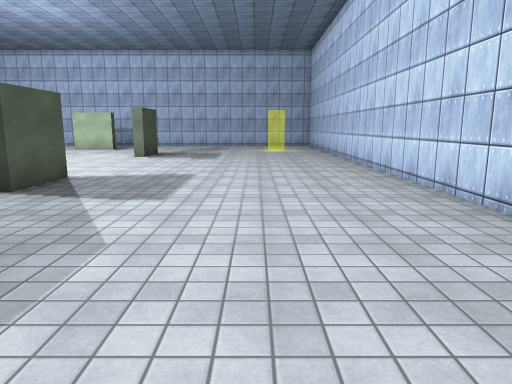
[1] (above)

17 first-person views from a walk through a 3-D level made in the Unity game engine. The camera is 1.5 m above the floor, tilts 10° down and sees 70° across. The floor is counted in squares, 1.3 m on a side. Each view is taken from the middle of a square. On the plan, view 1 faces up. The plan holds only what a view shows up to about 14 squares ahead; the rest is blank. The player is left out. Some animated figures are left out. Surface patterns are stand-ins for the level's own textures.

[2]
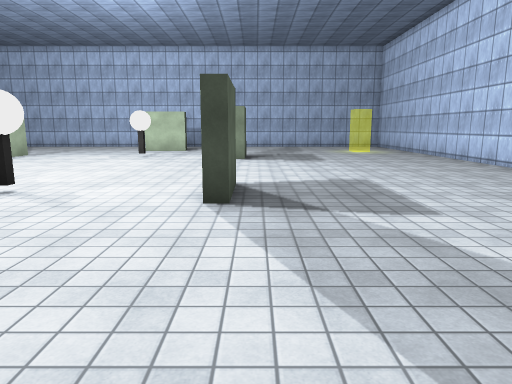

[3]
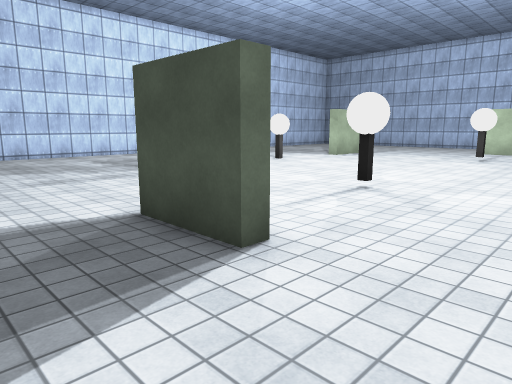

[4]
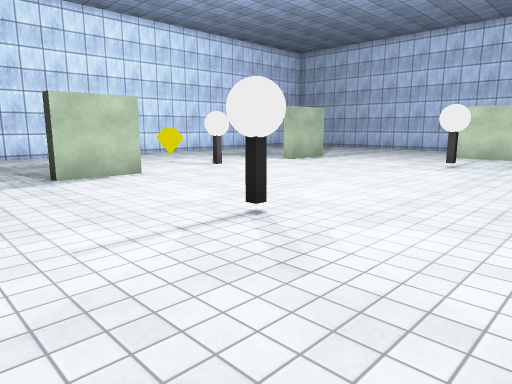

[5]
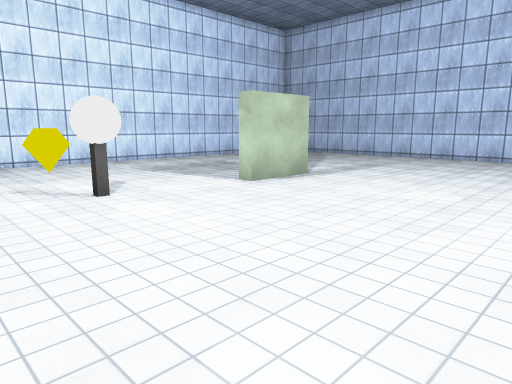

[6]
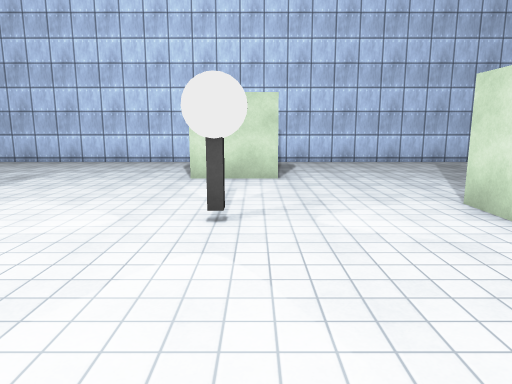

[7]
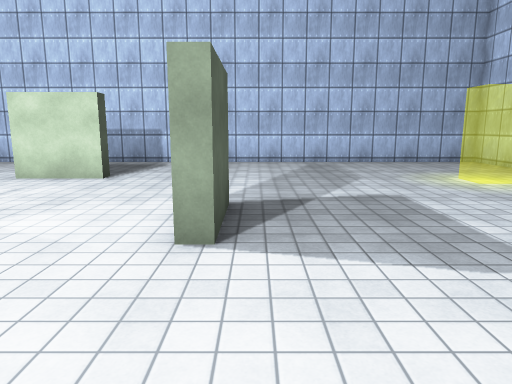

[8]
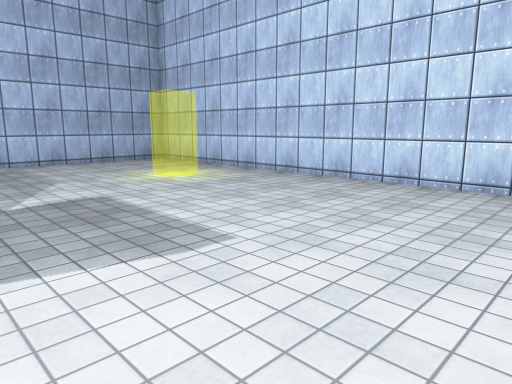

[9]
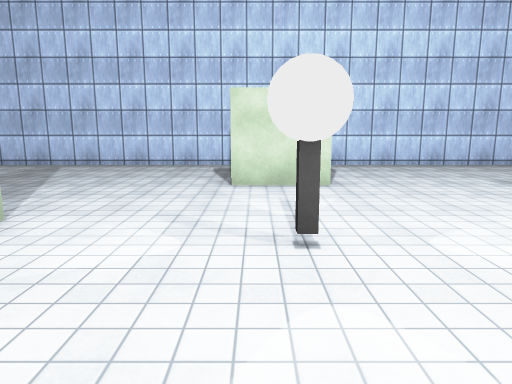

[10]
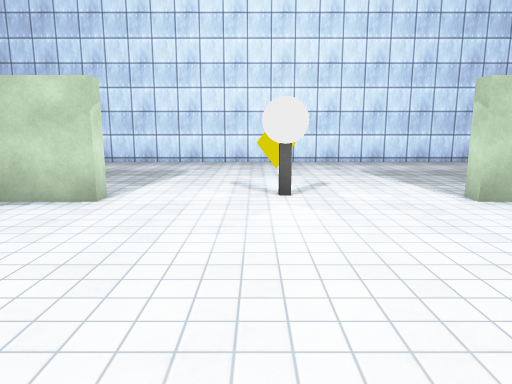

[11]
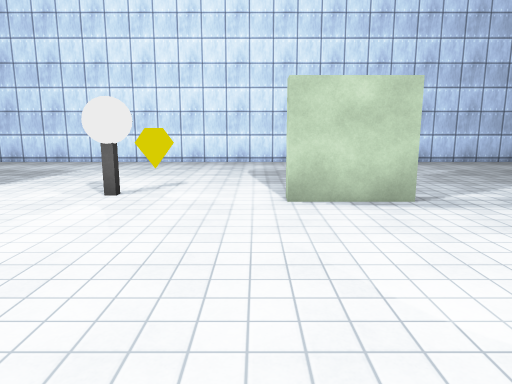

[12]
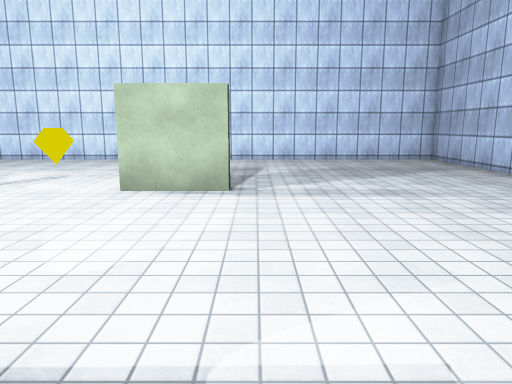

[13]
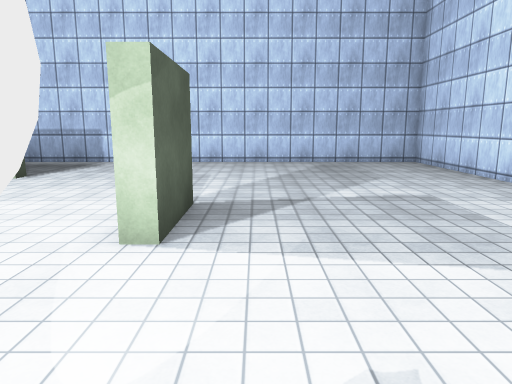

[14]
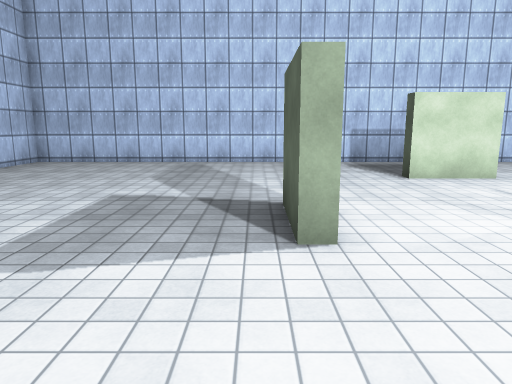

[15]
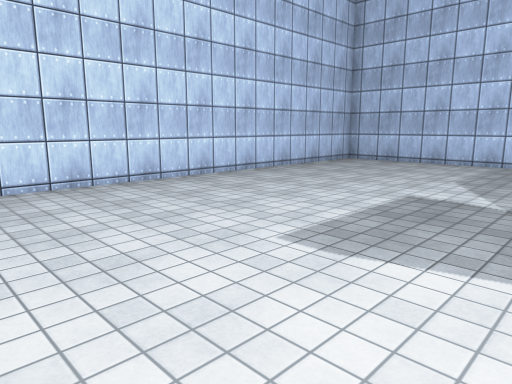

[16]
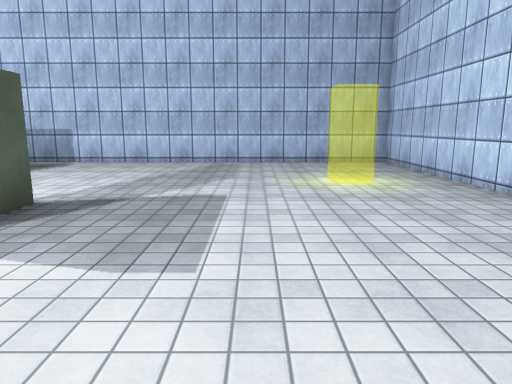

[17]
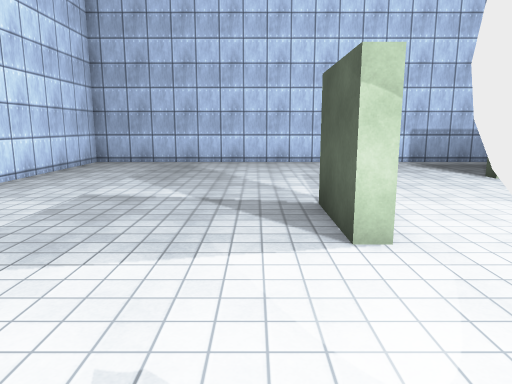

### Floor plan
Points are (right, up) in squares from view 1. A wall is a line through its corners. A room is listed if a view was taken in it or the views show most of it. See-through windows are left out.
Room 1 (views 1, 2, 3, 4, 5, 6, 7, 8, 9, 10, 11, 12, 13, 14, 15, 16, 17)
walls: (-4.9, 8.5) (-4.4, 8.5) (-4.4, 6.5) (-4.9, 6.5); (-4.8, 15.5) (-4.8, 16.5); (-4.4, 16.5) (-4.4, 14.5) (-4.9, 14.5); (-13.6, 8.5) (-13.6, 6.5) (-14, 6.5) (-14, 8.5) (-13.6, 8.5); (-13.6, 16.6) (-13.6, 14.5) (-14, 14.5) (-14, 16.5); (-7.5, 19.8) (-7.5, 19.3) (-9.5, 19.3); (-9.6, 3.7) (-7.5, 3.7) (-7.5, 3.3) (-9.5, 3.3); (3.4, 23.4) (-20.4, 23.4) (-20.4, -0.4) (3.4, -0.4) (3.4, 23.4)
objects: other object (-17, 11) to (-17, 12); other object (-14, 11) to (-14, 12); other object (-9, 7) to (-8, 8); other object (-9, 15) to (-8, 16)

Positions as (right, up) in squares from view 1, and headings:
1: (0, 0), facing up
2: (-4, 1), facing up
3: (-5, 1), facing up-left
4: (-5, 4), facing up-left
5: (-8, 9), facing up-left
6: (-8, 11), facing up
7: (-4, 11), facing up
8: (-4, 11), facing up-right
9: (-8, 11), facing down
10: (-8, 11), facing left
11: (-8, 14), facing left
12: (-7, 17), facing left
13: (-15, 12), facing down
14: (-4, 12), facing down
15: (-4, 12), facing down-right
16: (-1, 11), facing up
17: (-15, 11), facing up
